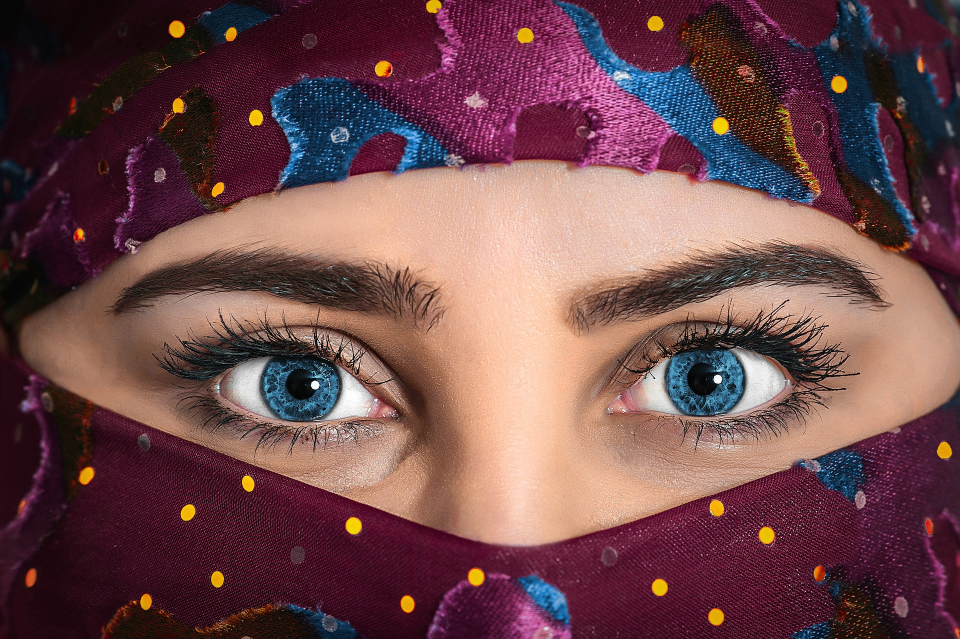
#> input picture model-2288068_1920.jpg, 1920 x 1277 px, found by its file name (shown at 1/2 size)
$ jupyter execute '18 blur image in 2line code.ipynb'
#> lines starting #> are read from the running program, lines starting #| are printed output that depends on the picture
[cell 1]
import cv2
import numpy as np

[cell 2]
# show image
img_path = r"C:\Users\photos\model-2288068_1920.jpg"

img = cv2.imread(img_path)
#> img is the input picture: shape (1277, 1920, 3); mean B, G, R 76.5, 73.2, 111.1
img = cv2.resize(img, (1280, 720))
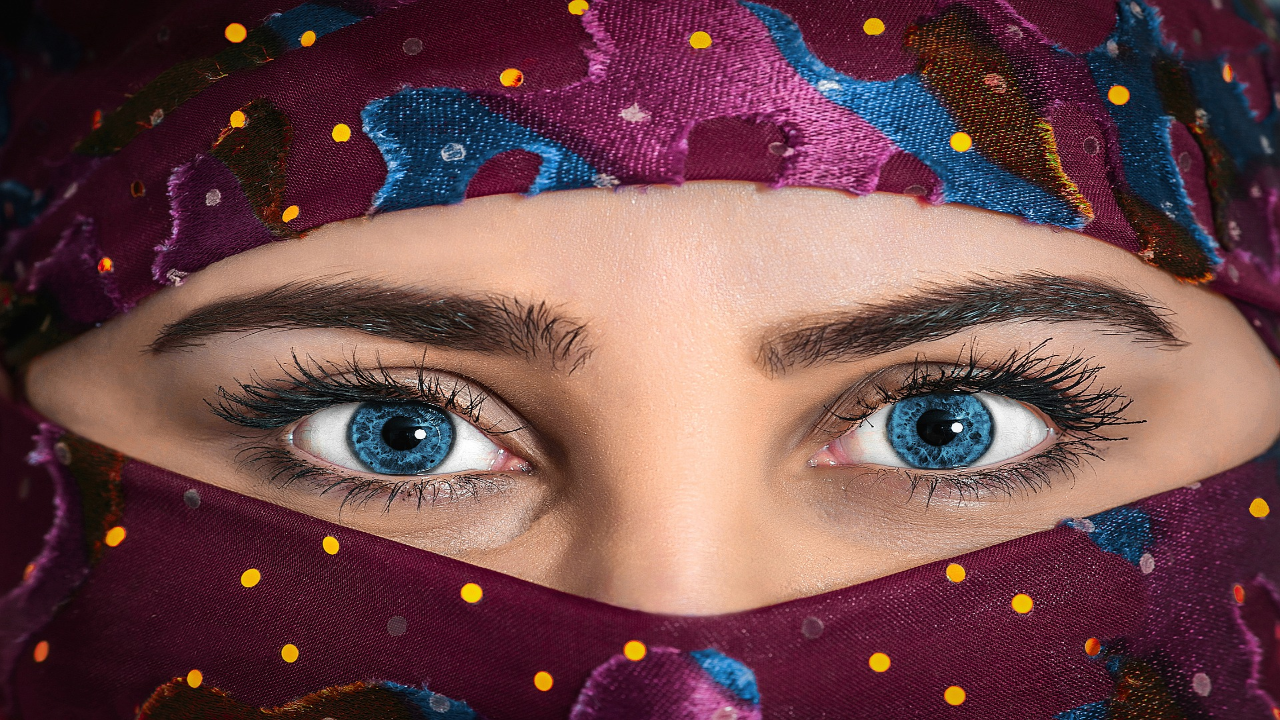
#> img: shape (720, 1280, 3); mean B, G, R 76.4, 73.1, 111

cv2.imshow("Model", img)

cv2.waitKey(0)
cv2.destroyAllWindows()

# Blurring techniques

1. Averaging

2. Gaussian Filtering

3. Median Filtering

4. Bilateral Filtering

# All following are done by Averaging Blurring Techniques

# blur image using cv2.blur() with kernel 3x3

[cell 3]
# blur(src, ksize[, dst[, anchor[, borderType]]]) -> dst
img_blur_3 = cv2.blur(img, (3,3))

cv2.imshow("Model Blur", img_blur_3)
cv2.imshow("Model", img)

cv2.waitKey(0)
cv2.destroyAllWindows()

# blur image using cv2.blur() with kernel 50x50

[cell 4]
# blur(src, ksize[, dst[, anchor[, borderType]]]) -> dst
img_blur_50 = cv2.blur(img, (50,50))

cv2.imshow("Model Blur", img_blur_50)
cv2.imshow("Model", img)

cv2.waitKey(0)
cv2.destroyAllWindows()

# blur image using cv2.boxfilter() with kernel 3x3

[cell 5]
# boxFilter(src, ddepth, ksize[, dst[, anchor[, normalize[, borderType]]]]) -> dst
img_box_3 = cv2.boxFilter(img, -1, (3,3))

cv2.imshow("Model Blur", img_box_3)
cv2.imshow("Model", img)

cv2.waitKey(0)
cv2.destroyAllWindows()

[cell 6]
# boxFilter(src, ddepth, ksize[, dst[, anchor[, normalize[, borderType]]]]) -> dst
img_box_3 = cv2.boxFilter(img, -1, (3,3), normalize = False)

cv2.imshow("Model Blur normalize", img_box_3)
cv2.imshow("Model", img)

cv2.waitKey(0)
cv2.destroyAllWindows()

# blur image using cv2.boxfilter() with kernel 50x50

[cell 7]
# boxFilter(src, ddepth, ksize[, dst[, anchor[, normalize[, borderType]]]]) -> dst
img_box_50 = cv2.boxFilter(img, -1, (50,50))

cv2.imshow("Model Blur", img_box_50)
cv2.imshow("Model", img)

cv2.waitKey(0)
cv2.destroyAllWindows()

# show all blur images

[cell 8]
img_blur_3 = cv2.resize(img_blur_3, (650, 400))
#> img_blur_3: shape (400, 650, 3)
img_blur_50 = cv2.resize(img_blur_50, (650, 400))
#> img_blur_50: shape (400, 650, 3)

img_box_3 = cv2.resize(img_box_3, (650, 400))
#> img_box_3: shape (400, 650, 3)
img_box_50 = cv2.resize(img_box_50, (650, 400))

cv2.putText(img_blur_3, "blur 3x3", (10, 50), cv2.FONT_HERSHEY_COMPLEX, 2, (255,0,255),3)
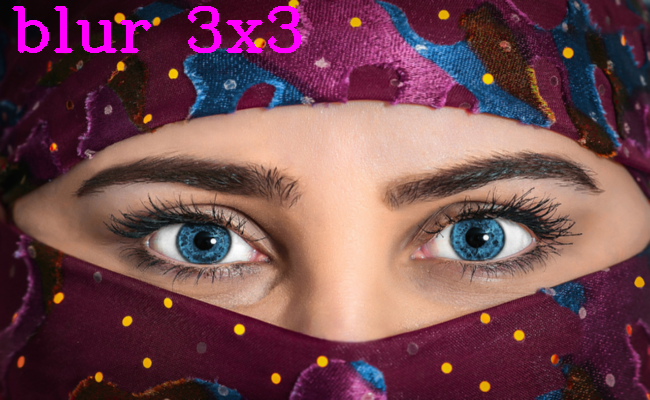
#> img_blur_3: shape (400, 650, 3); mean B, G, R 79.8, 72.8, 114.1
cv2.putText(img_blur_50, "blur 50x50", (10, 50), cv2.FONT_HERSHEY_COMPLEX, 2, (255,0,255),3)
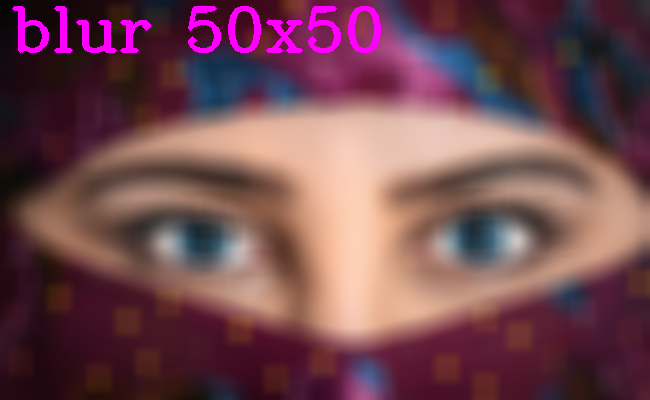
#> img_blur_50: shape (400, 650, 3); mean B, G, R 80.8, 72.5, 114.8
cv2.putText(img_box_3, "box 3x3", (10, 50), cv2.FONT_HERSHEY_COMPLEX, 2, (255,0,255),3)
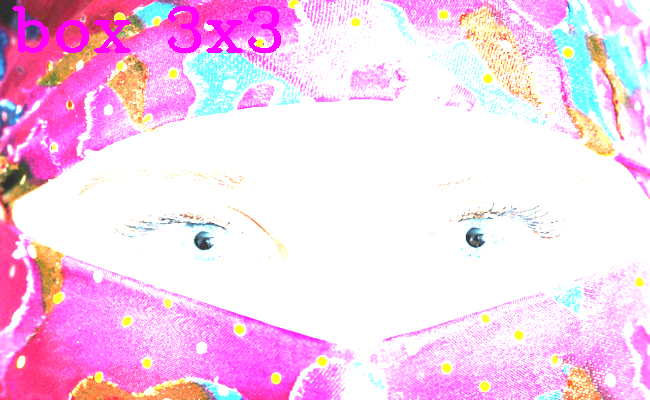
#> img_box_3: shape (400, 650, 3); mean B, G, R 237.1, 208.1, 247.4
cv2.putText(img_box_50, "box 3x3", (10, 50), cv2.FONT_HERSHEY_COMPLEX, 2, (255,0,255),3)
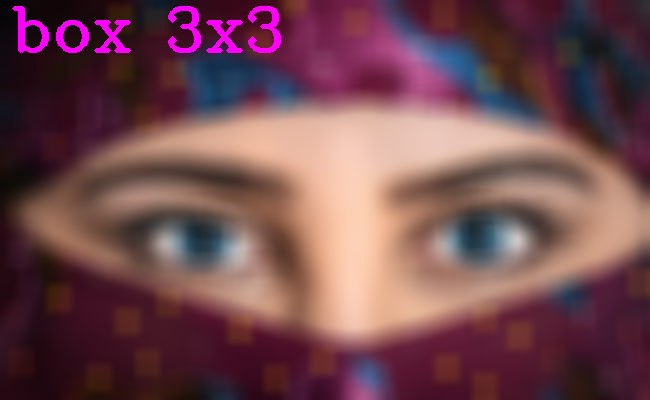
#> img_box_50: shape (400, 650, 3); mean B, G, R 79.6, 72.8, 113.9

blurr_2_img = np.hstack((img_blur_3, img_blur_50))
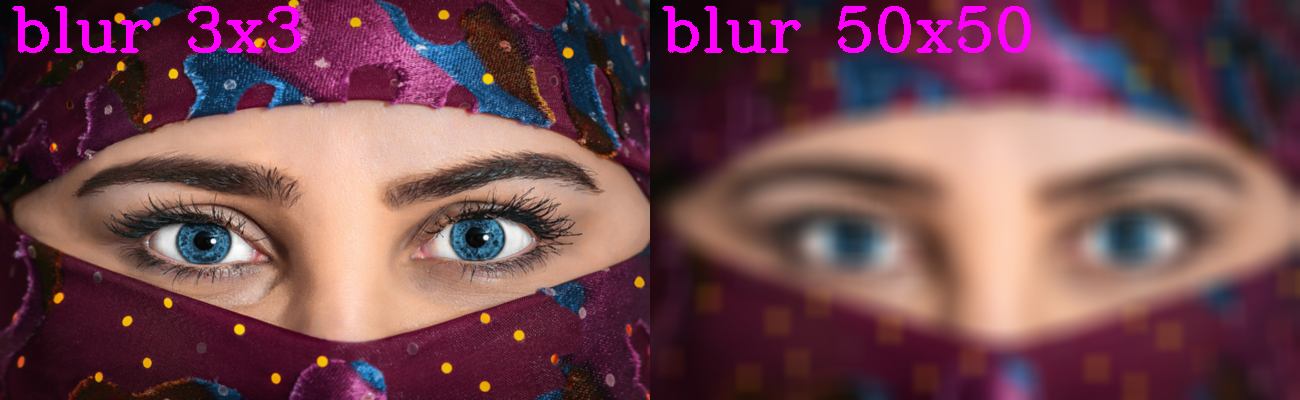
#> blurr_2_img: shape (400, 1300, 3); mean B, G, R 80.3, 72.6, 114.4
filter_blur_2_img = np.hstack((img_box_3, img_box_50))
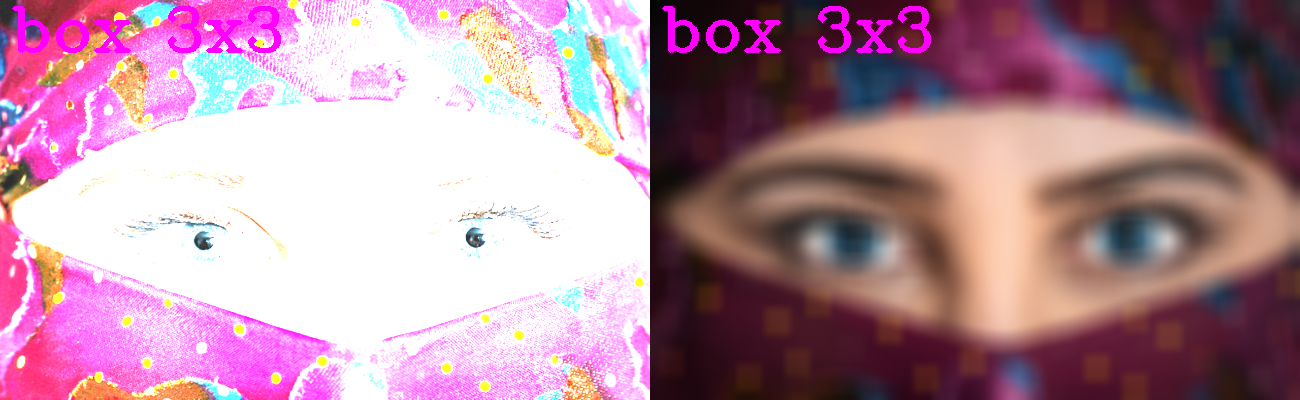
#> filter_blur_2_img: shape (400, 1300, 3); mean B, G, R 158.3, 140.5, 180.6

img_4 = np.vstack((blurr_2_img, filter_blur_2_img))
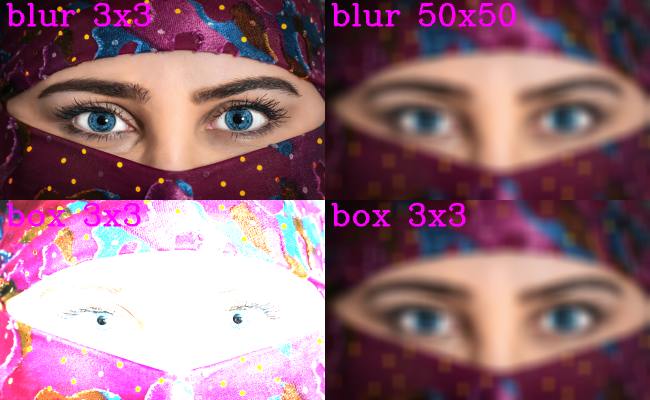
#> img_4: shape (800, 1300, 3) (shown at 1/2 size); mean B, G, R 119.3, 106.6, 147.5

cv2.imshow("show 4 blur image", img_4)

cv2.waitKey(0)
cv2.destroyAllWindows()

# Blur image in 2 line code

[cell 9]
import cv2

cv2.imshow("blur image", cv2.blur(cv2.imread(r"C:\Users\photos\model-2288068_1920.jpg"), (50,50)))
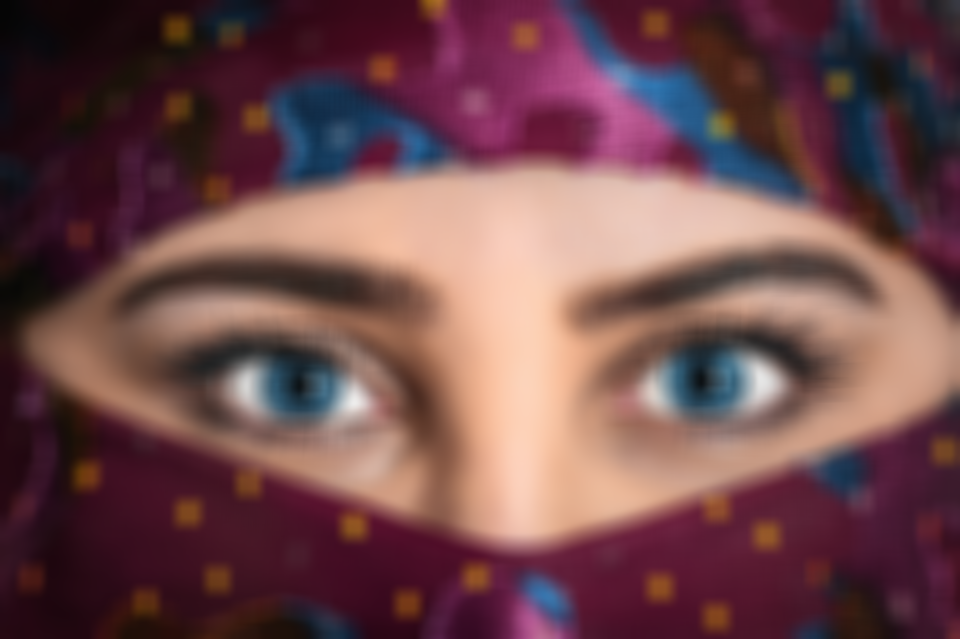
#> window 'blur image': shape (1277, 1920, 3) (shown at 1/2 size); mean B, G, R 76.5, 73.2, 111.1

cv2.waitKey(0)
cv2.destroyAllWindows()

$ run again, with army-2679138_1920.jpg copied over model-2288068_1920.jpg
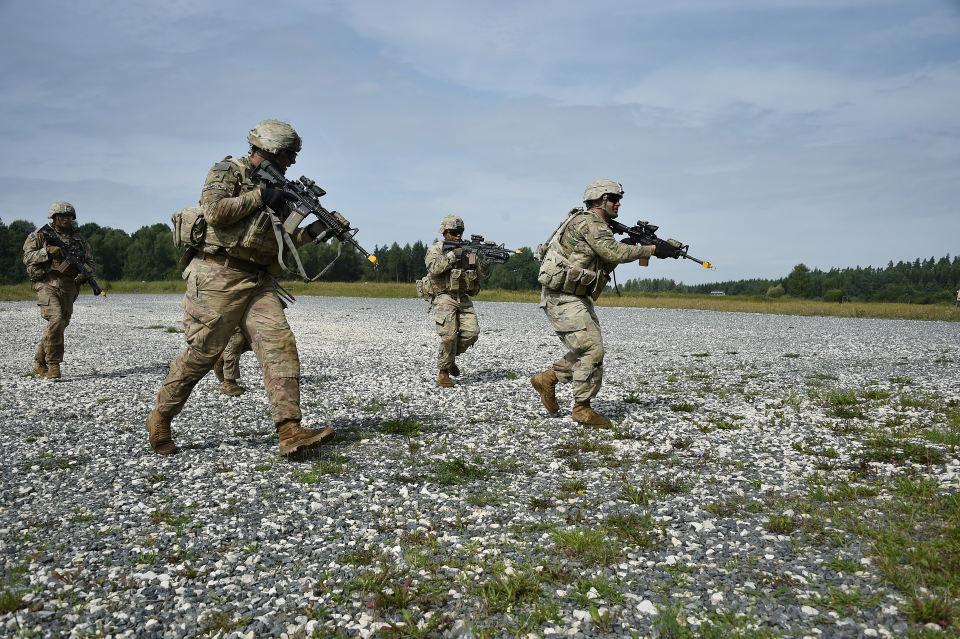
#> input picture army-2679138_1920.jpg, 1920 x 1277 px, found by its file name (shown at 1/2 size)
#> img is the input picture: shape (1277, 1920, 3); mean B, G, R 136.2, 136.7, 128.8
#> img: shape (720, 1280, 3)
#> `cv2.putText(img_box_50, "box 3x3", (10, 50), cv2.FONT_HERSHEY_COMPLEX,..`:
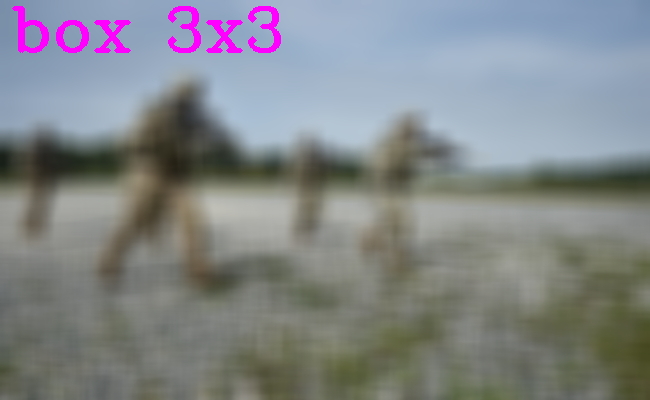
#> img_box_50: shape (400, 650, 3); mean B, G, R 137.1, 134.2, 130.3
#> `cv2.imshow("blur image", cv2.blur(cv2.imread(r"C:\Users\photos\model-2..`:
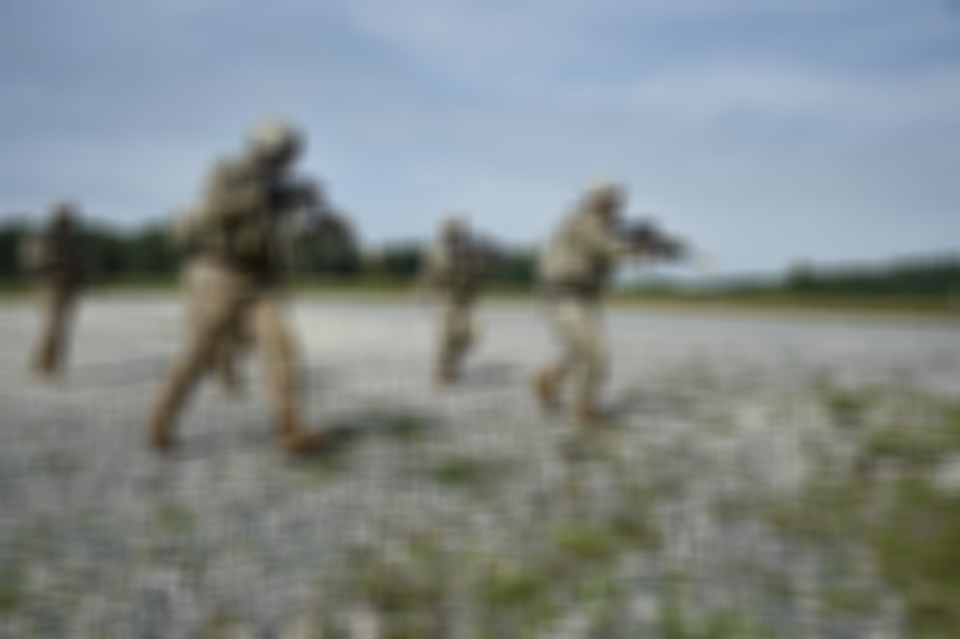
#> window 'blur image': shape (1277, 1920, 3) (shown at 1/2 size); mean B, G, R 136.2, 136.7, 128.8
